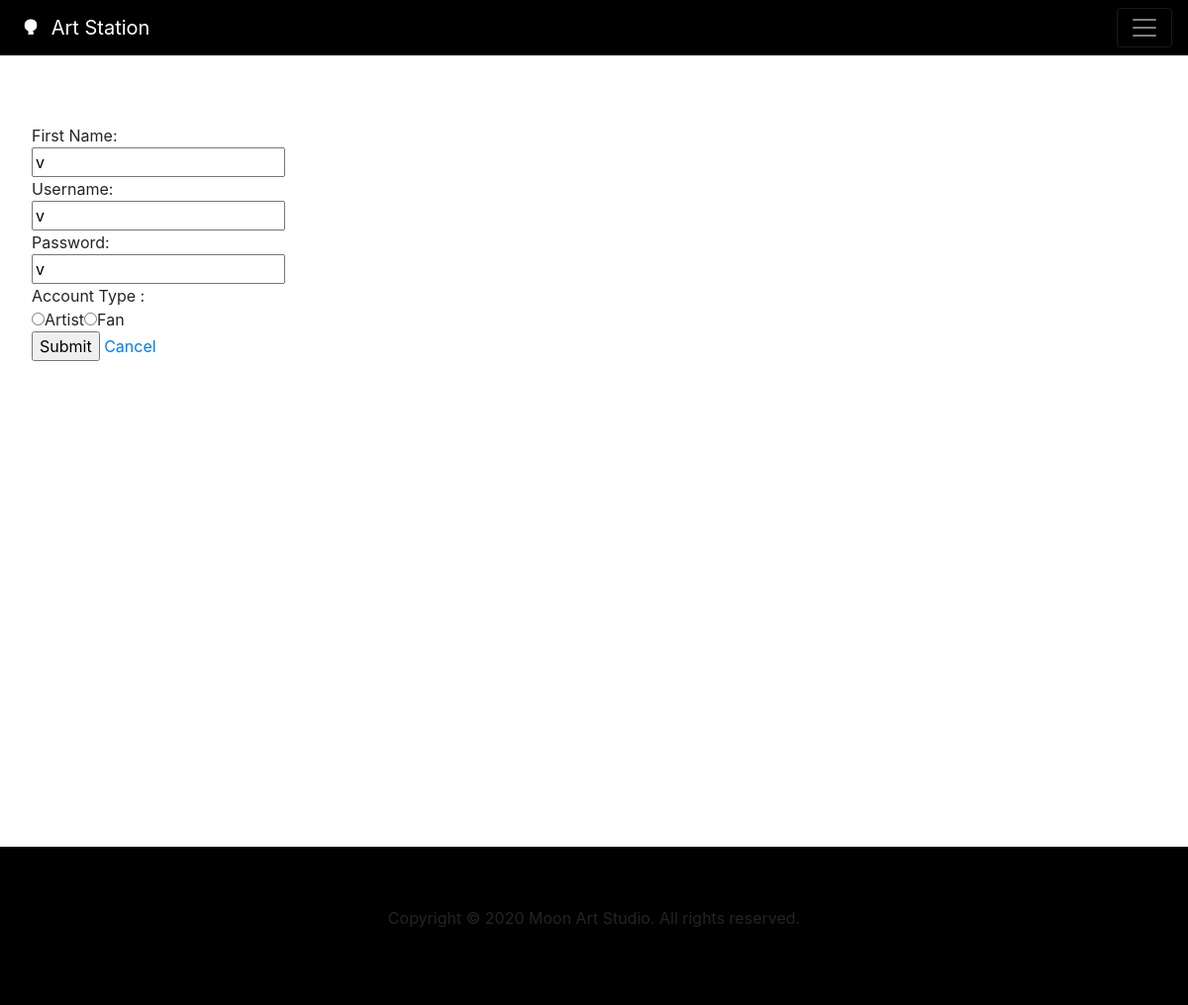
/updateuser-process.php?username=v, run on the app's committed database.
### tables this page shows
CREATE TABLE `user_info` (
  `id` int(20) NOT NULL,
  `name` varchar(20) NOT NULL,
  `username` varchar(20) NOT NULL,
  `password` varchar(20) NOT NULL,
  `role` set('Artist','Fan') NOT NULL DEFAULT 'Fan'
);

### updateuser-process.php (the view, shortened to what this page needs)
<?php
include_once 'database2.php';
$result = mysqli_query($conn,"SELECT * FROM user_info WHERE username='" . $_GET['username'] . "'");
$row= mysqli_fetch_array($result);
?>
<!DOCTYPE html>
<html lang="en">
<head>
    <link rel="stylesheet" href="css/bootstrap.min.css">
    <link rel="stylesheet" href="custom.css">
<link href="/docs/4.5/dist/css/bootstrap.min.css" rel="stylesheet">
</head>
<body>
<nav class="navbar navbar-dark navbar-custom">
    <a class="navbar-brand" href="index.html">
        <img src="img/light.gif" width="30" height="30" class="d-inline-block align-top" alt="" loading="lazy">
        Art Station
    </a>
    <button class="navbar-toggler" type="button" data-toggle="collapse" data-target="#navbarText" aria-controls="navbarText" aria-expanded="false" aria-label="Toggle navigation">
        <span class="navbar-toggler-icon"></span>
      </button>
</nav>
<div class="jumbotron" id="filldiv">
<form name="frmUser" method="post" action="" onSubmit="return check()";>
<div style="padding-bottom:5px;">
</div>
First Name: <br>
<input type="text" name="name" class="txtField" value="<?php echo $row['name']; ?>">
<br>
Username: <br>
<input type="text" name="username"  value="<?php echo $row['username']; ?>">
<br>
Password: <br>
<input type="text" name="password" class="txtField" value="<?php echo $row['password']; ?>">
<br>
Account Type :<br>
<input type="radio" id="role" name="role" value="<?php echo $row['role']; ?>">Artist<input type="radio" id="role" name="role" value="<?php echo $row['role'];  ?>">Fan
<br>
<input type="submit" name="submit" value="Submit" class="buttom">
<a href="login.php" >Cancel</a>
</form>
</div>
<footer>
        <p>
            Copyright © 2020 Moon Art Studio. All rights reserved.
        </p>
    </footer>
</body>
</html>

### custom.css (style rules this page uses)
footer { background-color: black; padding: 60px; text-align: center; }
.navbar-custom { background:black; }

### updateuser-process.php (style rules this page uses)
#filldiv { height: 100vh; background-color:white; background-position: center; background-size: cover; margin-bottom: 0cm; }

### data on the page
user_info: name "v", username "v", password "v"
